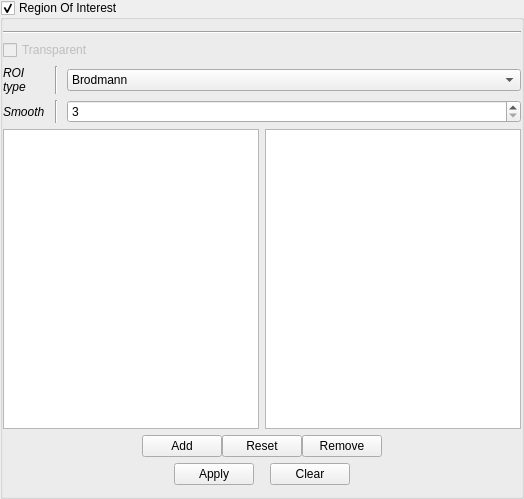
                <widget class="QGroupBox" name="grpRoi">
                 <property name="title">
                  <string>Region Of Interest</string>
                 </property>
                 <property name="checkable">
                  <bool>true</bool>
                 </property>
                 <property name="checked">
                  <bool>true</bool>
                 </property>
                 <layout class="QVBoxLayout" name="verticalLayout_23">
                  <property name="leftMargin">
                   <number>0</number>
                  </property>
                  <property name="rightMargin">
                   <number>0</number>
                  </property>
                  <item>
                   <widget class="Line" name="line_86">
                    <property name="minimumSize">
                     <size>
                      <width>200</width>
                      <height>0</height>
                     </size>
                    </property>
                    <property name="orientation">
                     <enum>Qt::Horizontal</enum>
                    </property>
                   </widget>
                  </item>
                  <item>
                   <layout class="QGridLayout" name="gridLayout_39">
                    <property name="topMargin">
                     <number>0</number>
                    </property>
                    <item row="2" column="2">
                     <widget class="QSpinBox" name="_roiSmooth">
                      <property name="minimum">
                       <number>3</number>
                      </property>
                      <property name="singleStep">
                       <number>2</number>
                      </property>
                     </widget>
                    </item>
                    <item row="1" column="0">
                     <widget class="QLabel" name="label_113">
                      <property name="font">
                       <font>
                        <italic>true</italic>
                       </font>
                      </property>
                      <property name="text">
                       <string>ROI
type</string>
                      </property>
                     </widget>
                    </item>
                    <item row="1" column="1">
                     <widget class="Line" name="line_3">
                      <property name="minimumSize">
                       <size>
                        <width>10</width>
                        <height>0</height>
                       </size>
                      </property>
                      <property name="orientation">
                       <enum>Qt::Vertical</enum>
                      </property>
                     </widget>
                    </item>
                    <item row="2" column="1">
                     <widget class="Line" name="line_4">
                      <property name="minimumSize">
                       <size>
                        <width>10</width>
                        <height>0</height>
                       </size>
                      </property>
                      <property name="orientation">
                       <enum>Qt::Vertical</enum>
                      </property>
                     </widget>
                    </item>
                    <item row="3" column="2">
                     <spacer name="horizontalSpacer_29">
                      <property name="orientation">
                       <enum>Qt::Horizontal</enum>
                      </property>
                      <property name="sizeHint" stdset="0">
                       <size>
                        <width>40</width>
                        <height>0</height>
                       </size>
                      </property>
                     </spacer>
                    </item>
                    <item row="2" column="0">
                     <widget class="QLabel" name="label_2">
                      <property name="font">
                       <font>
                        <italic>true</italic>
                       </font>
                      </property>
                      <property name="text">
                       <string>Smooth</string>
                      </property>
                     </widget>
                    </item>
                    <item row="0" column="0" colspan="3">
                     <widget class="QCheckBox" name="_roiTransp">
                      <property name="enabled">
                       <bool>false</bool>
                      </property>
                      <property name="text">
                       <string>Transparent</string>
                      </property>
                     </widget>
                    </item>
                    <item row="1" column="2">
                     <widget class="QComboBox" name="_roiDiv">
                      <item>
                       <property name="text">
                        <string>Brodmann</string>
                       </property>
                      </item>
                      <item>
                       <property name="text">
                        <string>AAL</string>
                       </property>
                      </item>
                     </widget>
                    </item>
                   </layout>
                  </item>
                  <item>
                   <layout class="QVBoxLayout" name="verticalLayout_42">
                    <property name="topMargin">
                     <number>0</number>
                    </property>
                    <property name="bottomMargin">
                     <number>0</number>
                    </property>
                    <item>
                     <layout class="QHBoxLayout" name="horizontalLayout_42">
                      <property name="topMargin">
                       <number>0</number>
                      </property>
                      <item>
                       <widget class="QListWidget" name="_roiToSelect">
                        <property name="minimumSize">
                         <size>
                          <width>0</width>
                          <height>300</height>
                         </size>
                        </property>
                        <property name="font">
                         <font>
                          <weight>50</weight>
                          <bold>false</bold>
                         </font>
                        </property>
                        <property name="tabKeyNavigation">
                         <bool>true</bool>
                        </property>
                        <property name="alternatingRowColors">
                         <bool>true</bool>
                        </property>
                        <property name="selectionMode">
                         <enum>QAbstractItemView::ExtendedSelection</enum>
                        </property>
                       </widget>
                      </item>
                      <item>
                       <widget class="QListWidget" name="_roiToAdd">
                        <property name="minimumSize">
                         <size>
                          <width>0</width>
                          <height>300</height>
                         </size>
                        </property>
                        <property name="font">
                         <font>
                          <weight>50</weight>
                          <bold>false</bold>
                         </font>
                        </property>
                       </widget>
                      </item>
                     </layout>
                    </item>
                    <item>
                     <layout class="QHBoxLayout" name="horizontalLayout_47">
                      <property name="spacing">
                       <number>0</number>
                      </property>
                      <property name="topMargin">
                       <number>0</number>
                      </property>
                      <item>
                       <spacer name="horizontalSpacer_48">
                        <property name="orientation">
                         <enum>Qt::Horizontal</enum>
                        </property>
                        <property name="sizeHint" stdset="0">
                         <size>
                          <width>40</width>
                          <height>20</height>
                         </size>
                        </property>
                       </spacer>
                      </item>
                      <item>
                       <widget class="QPushButton" name="_roiButAdd">
                        <property name="text">
                         <string>Add</string>
                        </property>
                       </widget>
                      </item>
                      <item>
                       <widget class="QPushButton" name="_roiButRst">
                        <property name="text">
                         <string>Reset</string>
                        </property>
                       </widget>
                      </item>
                      <item>
                       <widget class="QPushButton" name="_roiButRm">
                        <property name="text">
                         <string>Remove</string>
                        </property>
                       </widget>
                      </item>
                      <item>
                       <spacer name="horizontalSpacer_49">
                        <property name="orientation">
                         <enum>Qt::Horizontal</enum>
                        </property>
                        <property name="sizeHint" stdset="0">
                         <size>
                          <width>40</width>
                          <height>20</height>
                         </size>
                        </property>
                       </spacer>
                      </item>
                     </layout>
                    </item>
                   </layout>
                  </item>
                  <item>
                   <layout class="QHBoxLayout" name="horizontalLayout_49">
                    <property name="topMargin">
                     <number>0</number>
                    </property>
                    <item>
                     <spacer name="horizontalSpacer_55">
                      <property name="orientation">
                       <enum>Qt::Horizontal</enum>
                      </property>
                      <property name="sizeHint" stdset="0">
                       <size>
                        <width>40</width>
                        <height>20</height>
                       </size>
                      </property>
                     </spacer>
                    </item>
                    <item>
                     <widget class="QPushButton" name="_roiButApply">
                      <property name="text">
                       <string>Apply</string>
                      </property>
                     </widget>
                    </item>
                    <item>
                     <spacer name="horizontalSpacer_44">
                      <property name="orientation">
                       <enum>Qt::Horizontal</enum>
                      </property>
                      <property name="sizeType">
                       <enum>QSizePolicy::Preferred</enum>
                      </property>
                      <property name="sizeHint" stdset="0">
                       <size>
                        <width>10</width>
                        <height>10</height>
                       </size>
                      </property>
                     </spacer>
                    </item>
                    <item>
                     <widget class="QPushButton" name="_roiButClear">
                      <property name="text">
                       <string>Clear</string>
                      </property>
                     </widget>
                    </item>
                    <item>
                     <spacer name="horizontalSpacer_56">
                      <property name="orientation">
                       <enum>Qt::Horizontal</enum>
                      </property>
                      <property name="sizeHint" stdset="0">
                       <size>
                        <width>40</width>
                        <height>20</height>
                       </size>
                      </property>
                     </spacer>
                    </item>
                   </layout>
                  </item>
                 </layout>
                </widget>
